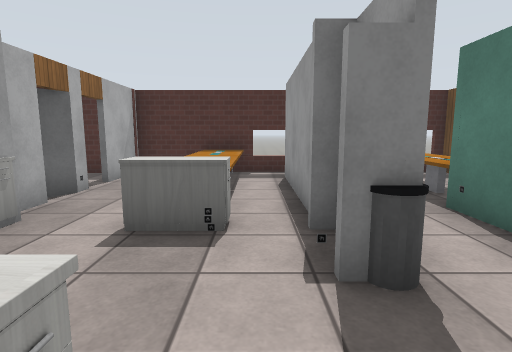
View 1 (above)

16 first-person views from a walk through a robot-simulator world made for Gazebo. The camera is 1.2 m above the floor, tilts 8° down and sees 80° across. The lines on the ground mark 1 m squares. The floor is counted in squares, 1 m on a side. Each view is taken from the middle of a square. On the plan, view 1 faces up. The plan holds only what a view shows up to about 13 squares ahead; the rest is blank. Simple patterns stand in for the simulator's built-in surfaces. Some stock models are drawn as simple stand-ins. Some surface patterns are stand-ins.

View 2
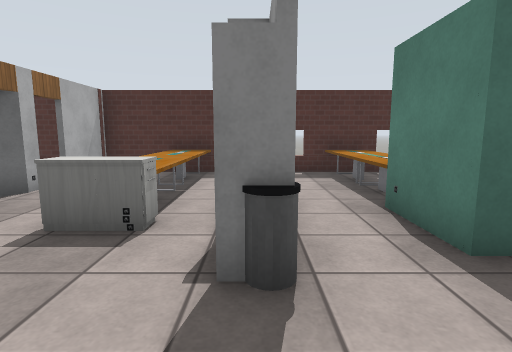

View 3
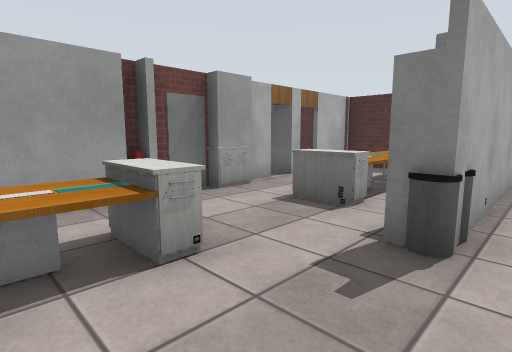

View 4
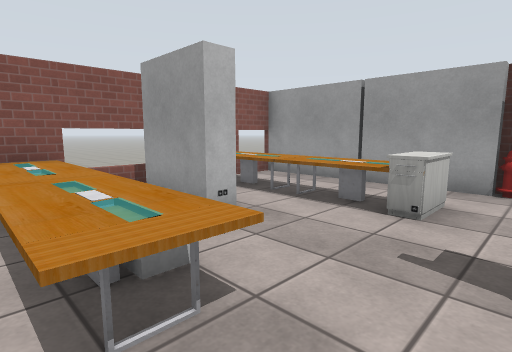

View 5
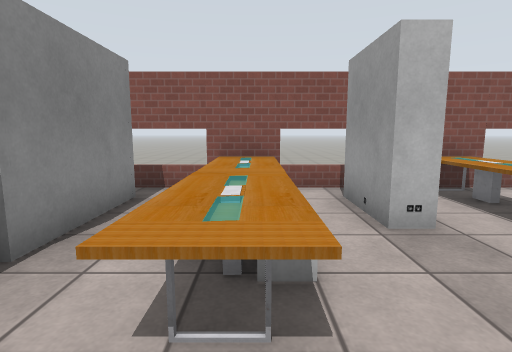

View 6
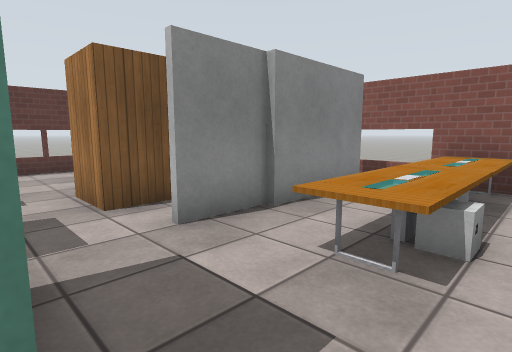

View 7
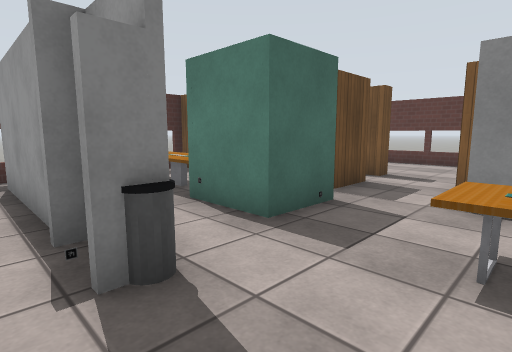

View 8
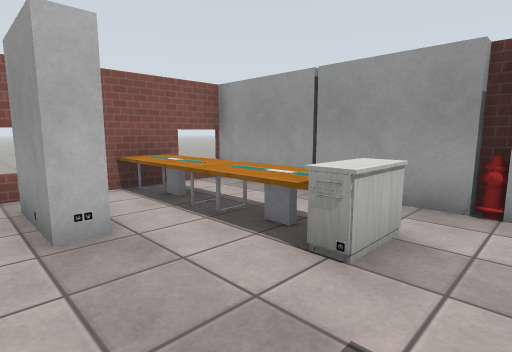

View 9
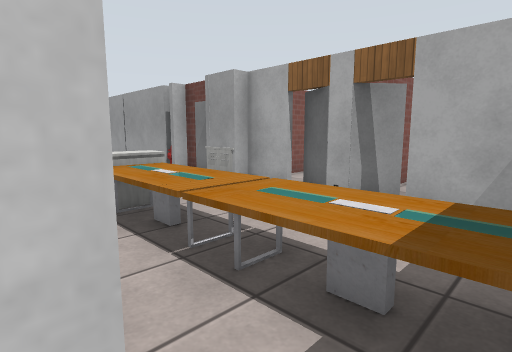

View 10
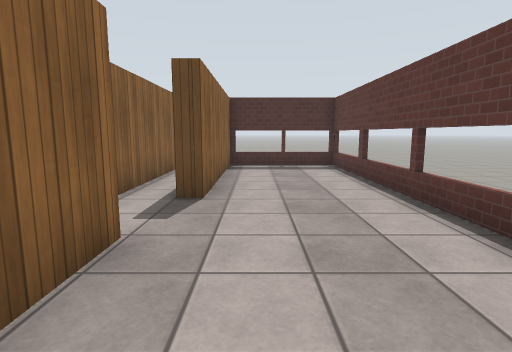

View 11
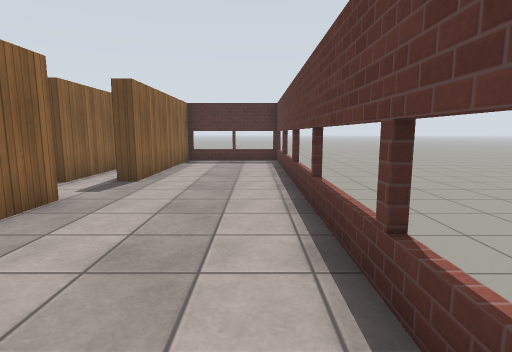

View 12
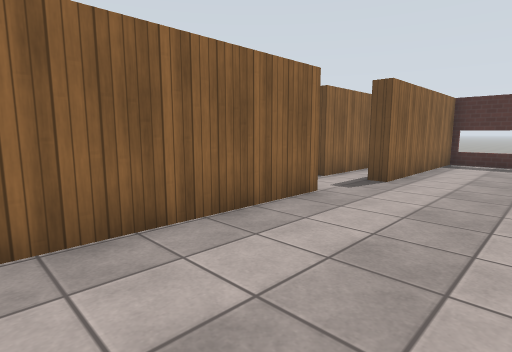

View 13
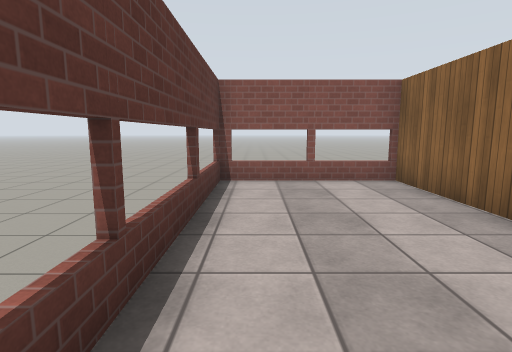

View 14
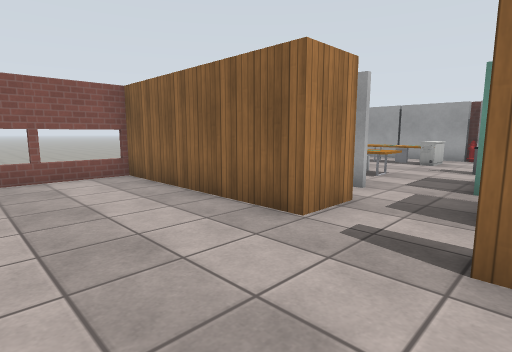

View 15
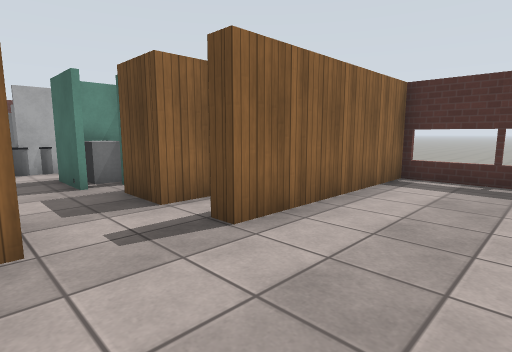

View 16
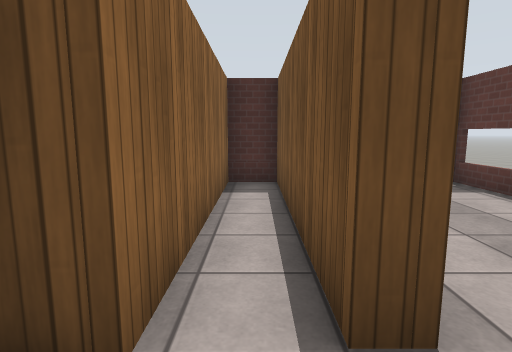

### Floor plan
Points are (right, up) in squares from view 1. A wall is a line through its corners. A room is listed if a view was taken in it or the views show most of it. See-through windows are left out.
Room 1 (views 1, 2, 3, 4, 5, 6, 7, 8, 9)
walls: (-3.6, 2.1) (-3.6, 1.1); (-3.3, 0.4) (-3.2, -4.7) (5.9, -4.7); (1.3, 5.5) (1.3, 3.6) (0.8, 3.6) (0.8, 8.5); (0.6, -1.7) (1.3, -1.7) (1.3, -3.8); (-3.6, 4.6) (-3.6, 4); (4.9, 2.9) (3.1, 2.9) (3.1, 5); (5.5, -0.8) (5.5, 1); (1.5, 9.5) (-3.7, 9.5) (-3.6, 7.4); (5.3, -3.8) (5.3, -0.6); (-3.6, 9.2) (-5.6, 9.2)
ways out: opening at (5, 2) to room 2; opening at (1, 9); opening at (2, 4.5); open door at (-4, 2)
objects: door leaf (-4, 3); door leaf (-4, 6); door leaf (-4, 7); fire hydrant (-3, 1); chest of drawers (-3, 3); table (-1, -4) to (-1, -3); table (-1, -2) to (-1, -1); chest of drawers (-1, 0) to (-1, 1); other object (-1, 3); chest of drawers (-1, 4); table (-1, 5) to (-1, 6); table (-1, 7) to (-1, 9); other object (0, 3); bin (1, 2); bin (1, 3); table (3, -4) to (4, -3); table (3, -2) to (4, 0); white box (3, -1)
Room 2 (views 10, 11, 12, 13, 14, 15, 16)
walls: (6.9, 1.4) (8.4, 1.4) (8.4, -4.7) (12.9, -4.7) (12.9, 9.5) (9, 9.5) (9, 3.6) (8.5, 3.6) (8.5, 9.5) (7.3, 9.5) (7.3, 3.6) (5.8, 3.6)
ways out: opening at (5, 2) to room 1

Where each view was taken, in squares from view 1:
view 1: 0 up, 0 right, facing up
view 2: 0 up, 1 right, facing up
view 3: 1 down, 2 right, facing up-left
view 4: 2 up, 4 right, facing down-left
view 5: 2 up, 3 right, facing down
view 6: 3 up, 2 right, facing down-right
view 7: 0 up, 0 right, facing up-right
view 8: 2 up, 2 right, facing down-left
view 9: 9 up, 1 right, facing down-left
view 10: 2 down, 10 right, facing up
view 11: 4 down, 12 right, facing up
view 12: 4 down, 12 right, facing up-left
view 13: 3 up, 12 right, facing down
view 14: 4 up, 12 right, facing down-left
view 15: 1 up, 12 right, facing up-left
view 16: 2 up, 8 right, facing up
